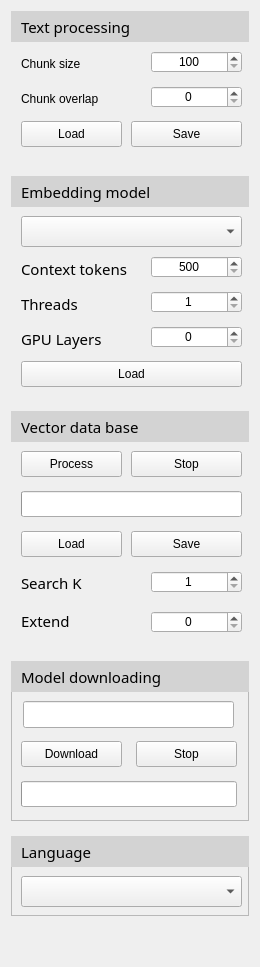
       <widget class="QFrame" name="frame_2">
        <property name="minimumSize">
         <size>
          <width>260</width>
          <height>0</height>
         </size>
        </property>
        <property name="maximumSize">
         <size>
          <width>260</width>
          <height>16777215</height>
         </size>
        </property>
        <property name="frameShape">
         <enum>QFrame::NoFrame</enum>
        </property>
        <layout class="QGridLayout" name="gridLayout_3">
         <item row="0" column="0">
          <layout class="QVBoxLayout" name="verticalLayout_2">
           <property name="spacing">
            <number>15</number>
           </property>
           <item>
            <widget class="QFrame" name="TextProcessingFrame">
             <property name="minimumSize">
              <size>
               <width>0</width>
               <height>150</height>
              </size>
             </property>
             <property name="maximumSize">
              <size>
               <width>16777215</width>
               <height>150</height>
              </size>
             </property>
             <property name="frameShape">
              <enum>QFrame::NoFrame</enum>
             </property>
             <widget class="QLabel" name="label_10">
              <property name="geometry">
               <rect>
                <x>10</x>
                <y>40</y>
                <width>101</width>
                <height>26</height>
               </rect>
              </property>
              <property name="text">
               <string>Chunk size</string>
              </property>
             </widget>
             <widget class="QSpinBox" name="TextProcessingChunkSizeSpinBox">
              <property name="geometry">
               <rect>
                <x>140</x>
                <y>40</y>
                <width>91</width>
                <height>22</height>
               </rect>
              </property>
              <property name="alignment">
               <set>Qt::AlignCenter</set>
              </property>
              <property name="minimum">
               <number>100</number>
              </property>
              <property name="maximum">
               <number>2000</number>
              </property>
              <property name="singleStep">
               <number>100</number>
              </property>
             </widget>
             <widget class="QLabel" name="label_11">
              <property name="geometry">
               <rect>
                <x>10</x>
                <y>75</y>
                <width>101</width>
                <height>26</height>
               </rect>
              </property>
              <property name="text">
               <string>Chunk overlap</string>
              </property>
             </widget>
             <widget class="QSpinBox" name="TextProcessingChunkOverlapSpinBox">
              <property name="geometry">
               <rect>
                <x>140</x>
                <y>75</y>
                <width>91</width>
                <height>22</height>
               </rect>
              </property>
              <property name="alignment">
               <set>Qt::AlignCenter</set>
              </property>
              <property name="maximum">
               <number>200</number>
              </property>
              <property name="singleStep">
               <number>10</number>
              </property>
             </widget>
             <widget class="QPushButton" name="TextProcessingLoadPushButton">
              <property name="geometry">
               <rect>
                <x>10</x>
                <y>110</y>
                <width>101</width>
                <height>26</height>
               </rect>
              </property>
              <property name="text">
               <string>Load</string>
              </property>
             </widget>
             <widget class="QPushButton" name="TextProcessingSaveButton">
              <property name="geometry">
               <rect>
                <x>120</x>
                <y>110</y>
                <width>111</width>
                <height>26</height>
               </rect>
              </property>
              <property name="text">
               <string>Save</string>
              </property>
             </widget>
             <widget class="QFrame" name="TextProcessingTitle">
              <property name="geometry">
               <rect>
                <x>0</x>
                <y>0</y>
                <width>241</width>
                <height>31</height>
               </rect>
              </property>
              <property name="styleSheet">
               <string notr="true">QFrame {
	border-radius : 0px;
	background-color : lightgray;
	color : black;
}</string>
              </property>
              <property name="frameShape">
               <enum>QFrame::NoFrame</enum>
              </property>
              <widget class="QLabel" name="label_9">
               <property name="geometry">
                <rect>
                 <x>10</x>
                 <y>0</y>
                 <width>141</width>
                 <height>31</height>
                </rect>
               </property>
               <property name="font">
                <font>
                 <family>Segoe UI Semibold</family>
                 <pointsize>11</pointsize>
                 <weight>50</weight>
                 <italic>false</italic>
                 <bold>false</bold>
                </font>
               </property>
               <property name="text">
                <string>Text processing</string>
               </property>
              </widget>
             </widget>
            </widget>
           </item>
           <item>
            <widget class="QFrame" name="EmbeddingModelFrame">
             <property name="minimumSize">
              <size>
               <width>0</width>
               <height>220</height>
              </size>
             </property>
             <property name="maximumSize">
              <size>
               <width>16777215</width>
               <height>220</height>
              </size>
             </property>
             <property name="frameShape">
              <enum>QFrame::NoFrame</enum>
             </property>
             <widget class="QSpinBox" name="EmbeddingModelContextTokensSpinBox">
              <property name="geometry">
               <rect>
                <x>140</x>
                <y>80</y>
                <width>91</width>
                <height>22</height>
               </rect>
              </property>
              <property name="alignment">
               <set>Qt::AlignCenter</set>
              </property>
              <property name="minimum">
               <number>500</number>
              </property>
              <property name="maximum">
               <number>9999</number>
              </property>
              <property name="singleStep">
               <number>500</number>
              </property>
             </widget>
             <widget class="QLabel" name="label_13">
              <property name="geometry">
               <rect>
                <x>10</x>
                <y>115</y>
                <width>111</width>
                <height>26</height>
               </rect>
              </property>
              <property name="font">
               <font>
                <family>Segoe UI Semibold</family>
                <pointsize>11</pointsize>
                <weight>50</weight>
                <italic>false</italic>
                <bold>false</bold>
               </font>
              </property>
              <property name="text">
               <string>Threads</string>
              </property>
             </widget>
             <widget class="QSpinBox" name="EmbeddingModelThreadsSpinBox">
              <property name="geometry">
               <rect>
                <x>140</x>
                <y>115</y>
                <width>91</width>
                <height>22</height>
               </rect>
              </property>
              <property name="frame">
               <bool>true</bool>
              </property>
              <property name="alignment">
               <set>Qt::AlignCenter</set>
              </property>
              <property name="minimum">
               <number>1</number>
              </property>
              <property name="maximum">
               <number>128</number>
              </property>
             </widget>
             <widget class="QLabel" name="label_14">
              <property name="geometry">
               <rect>
                <x>10</x>
                <y>80</y>
                <width>111</width>
                <height>26</height>
               </rect>
              </property>
              <property name="font">
               <font>
                <family>Segoe UI Semibold</family>
                <pointsize>11</pointsize>
                <weight>50</weight>
                <italic>false</italic>
                <bold>false</bold>
               </font>
              </property>
              <property name="text">
               <string>Context tokens</string>
              </property>
             </widget>
             <widget class="QSpinBox" name="EmbeddingModelGPULayersSpinBox">
              <property name="geometry">
               <rect>
                <x>140</x>
                <y>150</y>
                <width>91</width>
                <height>22</height>
               </rect>
              </property>
              <property name="styleSheet">
               <string notr="true"/>
              </property>
              <property name="alignment">
               <set>Qt::AlignCenter</set>
              </property>
             </widget>
             <widget class="QLabel" name="label_15">
              <property name="geometry">
               <rect>
                <x>10</x>
                <y>150</y>
                <width>111</width>
                <height>26</height>
               </rect>
              </property>
              <property name="font">
               <font>
                <family>Segoe UI Semibold</family>
                <pointsize>11</pointsize>
                <weight>50</weight>
                <italic>false</italic>
                <bold>false</bold>
               </font>
              </property>
              <property name="text">
               <string>GPU Layers</string>
              </property>
             </widget>
             <widget class="QComboBox" name="EmbeddingModelComboBox">
              <property name="geometry">
               <rect>
                <x>10</x>
                <y>40</y>
                <width>221</width>
                <height>31</height>
               </rect>
              </property>
             </widget>
             <widget class="QFrame" name="frame_13">
              <property name="geometry">
               <rect>
                <x>0</x>
                <y>0</y>
                <width>241</width>
                <height>31</height>
               </rect>
              </property>
              <property name="styleSheet">
               <string notr="true">QFrame {
	border-radius : 0px;
	background-color : lightgray;
	color : black;
}</string>
              </property>
              <property name="frameShape">
               <enum>QFrame::NoFrame</enum>
              </property>
              <widget class="QLabel" name="label_12">
               <property name="geometry">
                <rect>
                 <x>10</x>
                 <y>0</y>
                 <width>171</width>
                 <height>31</height>
                </rect>
               </property>
               <property name="font">
                <font>
                 <family>Segoe UI Semibold</family>
                 <pointsize>11</pointsize>
                 <weight>50</weight>
                 <italic>false</italic>
                 <bold>false</bold>
                </font>
               </property>
               <property name="text">
                <string>Embedding model</string>
               </property>
              </widget>
             </widget>
             <widget class="QPushButton" name="EmbeddingModelLoadPushButton">
              <property name="geometry">
               <rect>
                <x>10</x>
                <y>185</y>
                <width>221</width>
                <height>26</height>
               </rect>
              </property>
              <property name="text">
               <string>Load</string>
              </property>
             </widget>
            </widget>
           </item>
           <item>
            <widget class="QFrame" name="VectorDataBaseFrame">
             <property name="minimumSize">
              <size>
               <width>0</width>
               <height>235</height>
              </size>
             </property>
             <property name="maximumSize">
              <size>
               <width>16777215</width>
               <height>235</height>
              </size>
             </property>
             <property name="frameShape">
              <enum>QFrame::NoFrame</enum>
             </property>
             <widget class="QPushButton" name="VectorDataBaseStopPushButton">
              <property name="geometry">
               <rect>
                <x>120</x>
                <y>40</y>
                <width>111</width>
                <height>26</height>
               </rect>
              </property>
              <property name="text">
               <string>Stop</string>
              </property>
             </widget>
             <widget class="QPushButton" name="VectorDataBaseProcessPushButton">
              <property name="geometry">
               <rect>
                <x>10</x>
                <y>40</y>
                <width>101</width>
                <height>26</height>
               </rect>
              </property>
              <property name="text">
               <string>Process</string>
              </property>
             </widget>
             <widget class="QProgressBar" name="VectorDataBaseProgressBar">
              <property name="geometry">
               <rect>
                <x>10</x>
                <y>80</y>
                <width>221</width>
                <height>26</height>
               </rect>
              </property>
              <property name="value">
               <number>0</number>
              </property>
              <property name="textVisible">
               <bool>false</bool>
              </property>
             </widget>
             <widget class="QPushButton" name="VectorDataBaseSavePushButton">
              <property name="geometry">
               <rect>
                <x>120</x>
                <y>120</y>
                <width>111</width>
                <height>26</height>
               </rect>
              </property>
              <property name="text">
               <string>Save</string>
              </property>
             </widget>
             <widget class="QPushButton" name="VectorDataBaseLoadPushButton">
              <property name="geometry">
               <rect>
                <x>10</x>
                <y>120</y>
                <width>101</width>
                <height>26</height>
               </rect>
              </property>
              <property name="text">
               <string>Load</string>
              </property>
             </widget>
             <widget class="QLabel" name="label_17">
              <property name="geometry">
               <rect>
                <x>10</x>
                <y>161</y>
                <width>131</width>
                <height>21</height>
               </rect>
              </property>
              <property name="font">
               <font>
                <family>Segoe UI Semibold</family>
                <pointsize>11</pointsize>
                <weight>50</weight>
                <italic>false</italic>
                <bold>false</bold>
               </font>
              </property>
              <property name="text">
               <string>Search K</string>
              </property>
             </widget>
             <widget class="QSpinBox" name="VectorDataBaseSearchKSpinBox">
              <property name="geometry">
               <rect>
                <x>140</x>
                <y>160</y>
                <width>91</width>
                <height>22</height>
               </rect>
              </property>
              <property name="alignment">
               <set>Qt::AlignCenter</set>
              </property>
              <property name="minimum">
               <number>1</number>
              </property>
              <property name="maximum">
               <number>20</number>
              </property>
             </widget>
             <widget class="QLabel" name="label_18">
              <property name="geometry">
               <rect>
                <x>10</x>
                <y>200</y>
                <width>131</width>
                <height>20</height>
               </rect>
              </property>
              <property name="font">
               <font>
                <family>Segoe UI Semibold</family>
                <pointsize>11</pointsize>
                <weight>50</weight>
                <italic>false</italic>
                <bold>false</bold>
               </font>
              </property>
              <property name="text">
               <string>Extend</string>
              </property>
             </widget>
             <widget class="QSpinBox" name="VectorDataBaseExtendSpinBox">
              <property name="geometry">
               <rect>
                <x>140</x>
                <y>200</y>
                <width>91</width>
                <height>22</height>
               </rect>
              </property>
              <property name="alignment">
               <set>Qt::AlignCenter</set>
              </property>
              <property name="maximum">
               <number>5</number>
              </property>
             </widget>
             <widget class="QFrame" name="VectorDataBaseTitle">
              <property name="geometry">
               <rect>
                <x>0</x>
                <y>0</y>
                <width>241</width>
                <height>31</height>
               </rect>
              </property>
              <property name="styleSheet">
               <string notr="true">QFrame {
	border-radius : 0px;
	background-color : lightgray;
	color : black;
}</string>
              </property>
              <property name="frameShape">
               <enum>QFrame::NoFrame</enum>
              </property>
              <widget class="QLabel" name="label_16">
               <property name="geometry">
                <rect>
                 <x>10</x>
                 <y>0</y>
                 <width>171</width>
                 <height>31</height>
                </rect>
               </property>
               <property name="font">
                <font>
                 <family>Segoe UI Semibold</family>
                 <pointsize>11</pointsize>
                 <weight>50</weight>
                 <italic>false</italic>
                 <bold>false</bold>
                </font>
               </property>
               <property name="text">
                <string>Vector data base</string>
               </property>
              </widget>
             </widget>
            </widget>
           </item>
           <item>
            <widget class="QFrame" name="ModelDownloadingFrame">
             <property name="minimumSize">
              <size>
               <width>0</width>
               <height>160</height>
              </size>
             </property>
             <property name="maximumSize">
              <size>
               <width>16777215</width>
               <height>160</height>
              </size>
             </property>
             <property name="frameShape">
              <enum>QFrame::StyledPanel</enum>
             </property>
             <property name="frameShadow">
              <enum>QFrame::Raised</enum>
             </property>
             <widget class="QFrame" name="ModelDownloadingTitle">
              <property name="geometry">
               <rect>
                <x>0</x>
                <y>0</y>
                <width>241</width>
                <height>31</height>
               </rect>
              </property>
              <property name="styleSheet">
               <string notr="true">QFrame {
	border-radius : 0px;
	background-color : lightgray;
	color : black;
}</string>
              </property>
              <property name="frameShape">
               <enum>QFrame::NoFrame</enum>
              </property>
              <widget class="QLabel" name="label_20">
               <property name="geometry">
                <rect>
                 <x>10</x>
                 <y>0</y>
                 <width>171</width>
                 <height>31</height>
                </rect>
               </property>
               <property name="font">
                <font>
                 <family>Segoe UI Semibold</family>
                 <pointsize>11</pointsize>
                 <weight>50</weight>
                 <italic>false</italic>
                 <bold>false</bold>
                </font>
               </property>
               <property name="text">
                <string>Model downloading</string>
               </property>
              </widget>
             </widget>
             <widget class="QLineEdit" name="ModelDownloadingLineEdit">
              <property name="geometry">
               <rect>
                <x>12</x>
                <y>40</y>
                <width>211</width>
                <height>27</height>
               </rect>
              </property>
             </widget>
             <widget class="QPushButton" name="ModelDownloadingDownloadPushButton">
              <property name="geometry">
               <rect>
                <x>10</x>
                <y>80</y>
                <width>101</width>
                <height>26</height>
               </rect>
              </property>
              <property name="text">
               <string>Download</string>
              </property>
             </widget>
             <widget class="QProgressBar" name="ModelDownloadingProgressBar">
              <property name="geometry">
               <rect>
                <x>10</x>
                <y>120</y>
                <width>216</width>
                <height>26</height>
               </rect>
              </property>
              <property name="value">
               <number>0</number>
              </property>
              <property name="textVisible">
               <bool>false</bool>
              </property>
             </widget>
             <widget class="QPushButton" name="ModelDownloadingStopPushButton">
              <property name="geometry">
               <rect>
                <x>125</x>
                <y>80</y>
                <width>101</width>
                <height>26</height>
               </rect>
              </property>
              <property name="text">
               <string>Stop</string>
              </property>
             </widget>
            </widget>
           </item>
           <item>
            <widget class="QFrame" name="LanguageFrame">
             <property name="minimumSize">
              <size>
               <width>0</width>
               <height>80</height>
              </size>
             </property>
             <property name="maximumSize">
              <size>
               <width>16777215</width>
               <height>80</height>
              </size>
             </property>
             <property name="frameShape">
              <enum>QFrame::StyledPanel</enum>
             </property>
             <property name="frameShadow">
              <enum>QFrame::Raised</enum>
             </property>
             <widget class="QFrame" name="LanguageTitle">
              <property name="geometry">
               <rect>
                <x>0</x>
                <y>0</y>
                <width>241</width>
                <height>31</height>
               </rect>
              </property>
              <property name="styleSheet">
               <string notr="true">QFrame {
	border-radius : 0px;
	background-color : lightgray;
	color : black;
}</string>
              </property>
              <property name="frameShape">
               <enum>QFrame::NoFrame</enum>
              </property>
              <widget class="QLabel" name="label_21">
               <property name="geometry">
                <rect>
                 <x>10</x>
                 <y>0</y>
                 <width>171</width>
                 <height>31</height>
                </rect>
               </property>
               <property name="font">
                <font>
                 <family>Segoe UI Semibold</family>
                 <pointsize>11</pointsize>
                 <weight>50</weight>
                 <italic>false</italic>
                 <bold>false</bold>
                </font>
               </property>
               <property name="text">
                <string>Language</string>
               </property>
              </widget>
             </widget>
             <widget class="QComboBox" name="LanguageComboBox">
              <property name="geometry">
               <rect>
                <x>10</x>
                <y>40</y>
                <width>221</width>
                <height>31</height>
               </rect>
              </property>
             </widget>
            </widget>
           </item>
           <item>
            <spacer name="verticalSpacer_2">
             <property name="orientation">
              <enum>Qt::Vertical</enum>
             </property>
             <property name="sizeHint" stdset="0">
              <size>
               <width>20</width>
               <height>40</height>
              </size>
             </property>
            </spacer>
           </item>
          </layout>
         </item>
        </layout>
       </widget>
